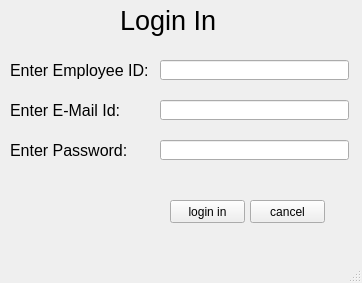
<?xml version="1.0" encoding="UTF-8"?>
<ui version="4.0">
 <class>loginWindow_emp</class>
 <widget class="QMainWindow" name="loginWindow_emp">
  <property name="geometry">
   <rect>
    <x>0</x>
    <y>0</y>
    <width>362</width>
    <height>283</height>
   </rect>
  </property>
  <property name="windowTitle">
   <string>MainWindow</string>
  </property>
  <widget class="QWidget" name="centralwidget">
   <widget class="QLabel" name="label_2">
    <property name="geometry">
     <rect>
      <x>10</x>
      <y>60</y>
      <width>151</width>
      <height>20</height>
     </rect>
    </property>
    <property name="font">
     <font>
      <pointsize>12</pointsize>
     </font>
    </property>
    <property name="text">
     <string>Enter Employee ID:</string>
    </property>
   </widget>
   <widget class="QLabel" name="label_5">
    <property name="geometry">
     <rect>
      <x>10</x>
      <y>140</y>
      <width>121</width>
      <height>20</height>
     </rect>
    </property>
    <property name="font">
     <font>
      <pointsize>12</pointsize>
     </font>
    </property>
    <property name="text">
     <string>Enter Password:</string>
    </property>
   </widget>
   <widget class="QPushButton" name="pushButton">
    <property name="geometry">
     <rect>
      <x>170</x>
      <y>200</y>
      <width>75</width>
      <height>23</height>
     </rect>
    </property>
    <property name="text">
     <string>login in</string>
    </property>
   </widget>
   <widget class="QLineEdit" name="lineEdit_2">
    <property name="geometry">
     <rect>
      <x>160</x>
      <y>60</y>
      <width>189</width>
      <height>20</height>
     </rect>
    </property>
    <property name="text">
     <string/>
    </property>
   </widget>
   <widget class="QPushButton" name="pushButton_2">
    <property name="geometry">
     <rect>
      <x>250</x>
      <y>200</y>
      <width>75</width>
      <height>23</height>
     </rect>
    </property>
    <property name="text">
     <string>cancel</string>
    </property>
   </widget>
   <widget class="QLabel" name="label_3">
    <property name="geometry">
     <rect>
      <x>10</x>
      <y>100</y>
      <width>121</width>
      <height>20</height>
     </rect>
    </property>
    <property name="font">
     <font>
      <pointsize>12</pointsize>
     </font>
    </property>
    <property name="text">
     <string>Enter E-Mail Id:</string>
    </property>
   </widget>
   <widget class="QLineEdit" name="lineEdit_3">
    <property name="geometry">
     <rect>
      <x>160</x>
      <y>100</y>
      <width>189</width>
      <height>20</height>
     </rect>
    </property>
    <property name="text">
     <string/>
    </property>
   </widget>
   <widget class="QLabel" name="label_4">
    <property name="geometry">
     <rect>
      <x>120</x>
      <y>0</y>
      <width>111</width>
      <height>41</height>
     </rect>
    </property>
    <property name="font">
     <font>
      <pointsize>20</pointsize>
     </font>
    </property>
    <property name="text">
     <string>Login In</string>
    </property>
   </widget>
   <widget class="QLineEdit" name="lineEdit_4">
    <property name="geometry">
     <rect>
      <x>160</x>
      <y>140</y>
      <width>189</width>
      <height>20</height>
     </rect>
    </property>
    <property name="text">
     <string/>
    </property>
   </widget>
  </widget>
  <widget class="QMenuBar" name="menubar">
   <property name="geometry">
    <rect>
     <x>0</x>
     <y>0</y>
     <width>362</width>
     <height>21</height>
    </rect>
   </property>
  </widget>
  <widget class="QStatusBar" name="statusbar"/>
 </widget>
 <resources/>
 <connections/>
</ui>
